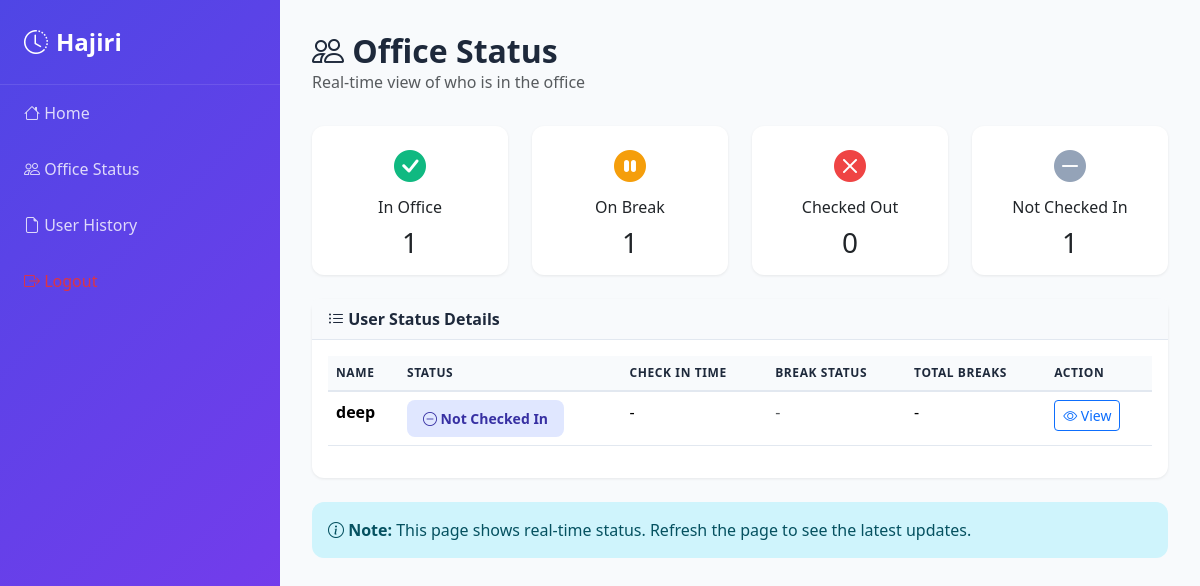
The page /attendance/admin/office-status/ (signed in) on the database as committed earlier.
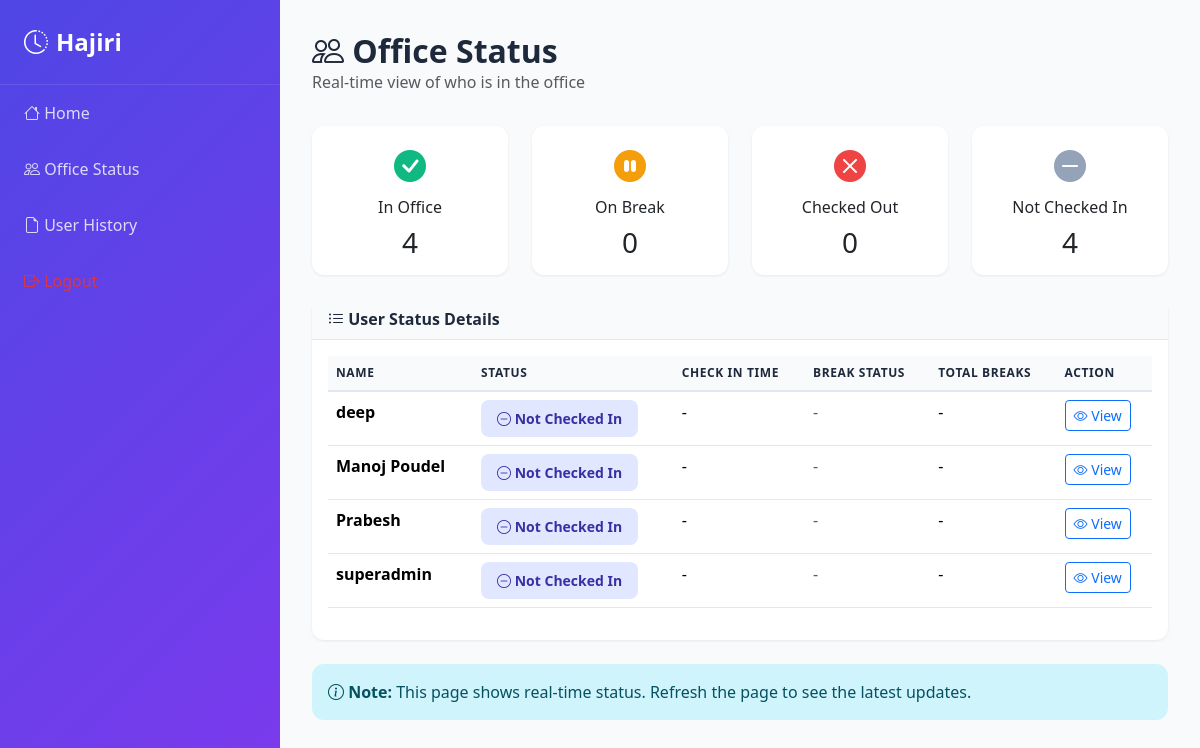
The same page on the database as committed later.
### accounts/models.py (models this page shows, shortened)
class CustomUser(AbstractUser):
    class Role(models.TextChoices):
        ADMIN = 'admin', 'Admin'
        INTERN = 'intern', 'Intern'
    role = models.CharField(max_length=20, choices=Role.choices, default=Role.INTERN)

### attendance/views.py (the view)
# urls.py: path('admin/office-status/', views.admin_office_status, name='admin_office_status'),
@login_required
def admin_office_status(request):
    if not _is_admin_user(request.user):
        return HttpResponseForbidden('Admins only')
    from django.contrib.auth import get_user_model
    User = get_user_model()
    now = timezone.localtime(timezone.now())
    today = now.date()
    users = list(User.objects.filter(role='intern').order_by('username').only('id', 'username', 'first_name', 'last_name', 'email'))
    user_ids = [u.id for u in users]
    attendance_qs = (
        Attendance.objects.filter(intern_id__in=user_ids, date=today)
        .select_related('intern')
    )
    attendance_by_user_id = {a.intern_id: a for a in attendance_qs}
    active_break_qs = (
        BreakLog.objects.filter(user_id__in=user_ids, date=today, end_time__isnull=True)
        .select_related('user')
    )
    active_break_by_user_id = {b.user_id: b for b in active_break_qs}
    users_data = []
    in_office_count = 0
    on_break_count = 0
    checked_out_count = 0
    not_checked_in_count = 0
    for user in users:
        attendance = attendance_by_user_id.get(user.id)
        active_break = active_break_by_user_id.get(user.id)
        status = 'Not Checked In'
        location = ''
        if attendance and attendance.check_in_time:
            if attendance.check_out_time:
                status = 'Checked Out'
                checked_out_count += 1
            else:
                if attendance.is_on_break:
                    status = 'On Break'
                    on_break_count += 1
                else:
                    status = 'In Office'
                    in_office_count += 1
                location = attendance.check_in_time.strftime('%H:%M')
        else:
            not_checked_in_count += 1
        users_data.append(
            {
                'user': user,
                'attendance': attendance,
                'status': status,
                'location': location,
                'active_break': active_break,
            }
        )
    return render(
        request,
        'attendance/admin_office_status.html',
        {
            'users_data': users_data,
            'in_office_count': in_office_count,
            'on_break_count': on_break_count,
            'checked_out_count': checked_out_count,
            'not_checked_in_count': not_checked_in_count,
        },
    )

### attendance/views.py (called while the page is built)
def _is_admin_user(user):
    return user.is_superuser or getattr(user, 'role', None) == 'admin'

### templates/attendance/admin_office_status.html (shortened to what the changed rows need)
{% extends 'base.html' %}
{% block content %}
<div class="page-header">
  <h1><i class="bi bi-people"></i> Office Status</h1>
</div>
<div class="row mb-4">
  <div class="col-md-3">
    <div class="card text-center">
      <div class="card-body">
        <div style="font-size: 2rem; color: #10b981;">
          <i class="bi bi-check-circle-fill"></i>
        </div>
        <h6 class="card-title mt-2">In Office</h6>
        <h3 class="mb-0">
          {{ users_data|length }}
        </h3>
      </div>
    </div>
  </div>
  <div class="col-md-3">
    <div class="card text-center">
      <div class="card-body">
        <div style="font-size: 2rem; color: #f59e0b;">
          <i class="bi bi-pause-circle-fill"></i>
        </div>
        <h6 class="card-title mt-2">On Break</h6>
        <h3 class="mb-0">
          {% with breaks=users_data|dictsort:"active_break" %}
            {{ breaks|length }}
          {% endwith %}
        </h3>
      </div>
    </div>
  </div>
  <div class="col-md-3">
    <div class="card text-center">
      <div class="card-body">
        <div style="font-size: 2rem; color: #94a3b8;">
          <i class="bi bi-dash-circle-fill"></i>
        </div>
        <h6 class="card-title mt-2">Not Checked In</h6>
        <h3 class="mb-0">{{ not_checked_in_count }}</h3>
      </div>
    </div>
  </div>
</div>
<div class="card">
  <div class="card-body">
    <div class="table-responsive">
      <table class="table">
        <thead>
          <tr>
            <th>Name</th>
            <th>Status</th>
            <th>Check In Time</th>
            <th>Break Status</th>
            <th>Total Breaks</th>
            <th>Action</th>
          </tr>
        </thead>
        <tbody>
          {% for item in users_data %}
            <tr>
              <td>
                <strong>{{ item.user.get_full_name|default:item.user.username }}</strong>
              </td>
              <td>
                {% if item.status == 'In Office' %}
                  <span class="status-badge status-in">
                    <i class="bi bi-check-circle-fill"></i> {{ item.status }}
                  </span>
                {% elif item.status == 'On Break' %}
                  <span class="status-badge status-break">
                    <i class="bi bi-pause-fill"></i> {{ item.status }}
                  </span>
                {% elif item.status == 'Checked Out' %}
                  <span class="status-badge status-out">
                    <i class="bi bi-x-circle-fill"></i> {{ item.status }}
                  </span>
                {% else %}
                  <span class="status-badge" style="background: #e0e7ff; color: #3730a3;">
                    <i class="bi bi-dash-circle"></i> {{ item.status }}
                  </span>
                {% endif %}
              </td>
              <td>
                {% if item.attendance.checked_in_at %}
                  {{ item.attendance.checked_in_at|time:"H:i" }}
                {% else %}
                  -
                {% endif %}
              </td>
              <td>
                {% if item.active_break %}
                  <span class="badge bg-warning">
                    Since {{ item.active_break.start_time|time:"H:i" }}
                  </span>
                {% else %}
                  <span class="text-muted">-</span>
                {% endif %}
              </td>
              <td>
                {% if item.attendance.total_break_minutes > 0 %}
                  {{ item.attendance.total_break_minutes }} min
                {% else %}
                  -
                {% endif %}
              </td>
              <td>
                <a href="{% url 'attendance:admin_user_history_detail' item.user.id %}" class="btn btn-sm btn-outline-primary">
                  <i class="bi bi-eye"></i> View
                </a>
              </td>
            </tr>
          {% endfor %}
        </tbody>
      </table>
    </div>
  </div>
</div>
{% endblock %}

Rows that differ between the two databases and show on the page:
added CustomUser: user.get_full_name "Manoj Poudel", status "Not Checked In"
added CustomUser: user.get_full_name "Prabesh", status "Not Checked In"
added CustomUser: user.get_full_name "superadmin", status "Not Checked In"
Other text that changed with them:
{{ users_data|length }}: "1" → "4"
{{ breaks|length }}: "1" → "0"
{{ not_checked_in_count }}: "1" → "4"
